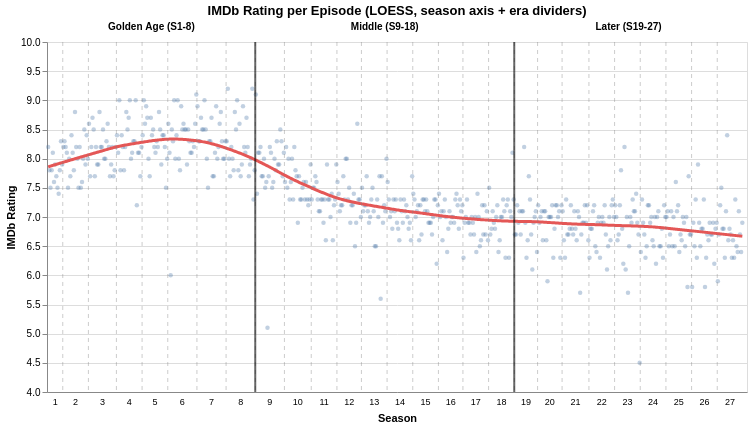

Notebook code cell kept with this figure:
### Code cell
# LOESS with season numbers on x-axis + era dividers + season lines
q1_era_s_dots = (
    alt.Chart(df)
    .mark_circle(size=20, opacity=0.35)
    .encode(
        x=alt.X(
            "number_in_series:Q",
            title="Season",
            axis=alt.Axis(grid=False, labels=False, ticks=False, titlePadding=20),
        ),
        y=alt.Y(
            "imdb_rating:Q",
            title="IMDb Rating",
            scale=alt.Scale(domain=[4, 10]),
        ),
        color=alt.value("#4c78a8"),
        tooltip=["title:N", "season:O", "number_in_season:O", "imdb_rating:Q"],
    )
)

q1_era_s_line = (
    alt.Chart(df)
    .transform_loess("number_in_series", "imdb_rating", bandwidth=0.2)
    .mark_line(color="#e45756", strokeWidth=3)
    .encode(
        x=alt.X("number_in_series:Q", axis=alt.Axis(grid=False)),
        y=alt.Y("imdb_rating:Q"),
    )
)

q1_era_s_xlabels = (
    alt.Chart(season_midpoints)
    .mark_text(fontSize=9, color="black")
    .encode(
        x=alt.X("mid:Q", axis=alt.Axis(grid=False)),
        y=alt.value(360),
        text="label:N",
    )
)

(
    q1_era_s_dots
    + q1_era_s_line
    + season_rules
    + era_rules
    + era_labels()
    + q1_era_s_xlabels
).properties(
    width=700,
    height=350,
    title="IMDb Rating per Episode (LOESS, season axis + era dividers)",
)

### Figure 1 — Vega-Lite specification as saved in the notebook (floating-point values rounded to 4 significant figures; data arrays with more than 128 entries replaced by an {"elided": "..."} marker saying what was removed)
{"config": {"view": {"continuousWidth": 300, "continuousHeight": 300}}, "layer": [{"mark": {"type": "circle", "opacity": 0.35, "size": 20}, "encoding": {"color": {"value": "#4c78a8"}, "tooltip": [{"field": "title", "type": "nominal"}, {"field": "season", "type": "ordinal"}, {"field": "number_in_season", "type": "ordinal"}, {"field": "imdb_rating", "type": "quantitative"}], "x": {"axis": {"grid": false, "labels": false, "ticks": false, "titlePadding": 20}, "field": "number_in_series", "title": "Season", "type": "quantitative"}, "y": {"field": "imdb_rating", "scale": {"domain": [4, 10]}, "title": "IMDb Rating", "type": "quantitative"}}}, {"mark": {"type": "line", "color": "#e45756", "strokeWidth": 3}, "encoding": {"x": {"axis": {"grid": false}, "field": "number_in_series", "type": "quantitative"}, "y": {"field": "imdb_rating", "type": "quantitative"}}, "transform": [{"loess": "imdb_rating", "on": "number_in_series", "bandwidth": 0.2}]}, {"data": {"name": "data-11e4a5cc3062299e357a44e0de0cd319"}, "mark": {"type": "rule", "color": "gray", "opacity": 0.4, "strokeDash": [4, 4]}, "encoding": {"x": {"axis": {"grid": false}, "field": "x", "type": "quantitative"}}}, {"data": {"name": "data-0238aba7c75e84e2351af6c9ee5fecaf"}, "mark": {"type": "rule", "color": "black", "opacity": 0.6, "strokeWidth": 2}, "encoding": {"x": {"axis": {"grid": false}, "field": "x", "type": "quantitative"}}}, {"data": {"name": "data-8b0eabc85b40235bb75410d6be4e97fd"}, "mark": {"type": "text", "color": "black", "fontSize": 10, "fontWeight": "bold"}, "encoding": {"text": {"field": "era", "type": "nominal"}, "x": {"axis": {"grid": false}, "field": "mid", "type": "quantitative"}, "y": {"value": -15}}}, {"data": {"name": "data-179abce399d7d3e972cc155cba2a1c96"}, "mark": {"type": "text", "color": "black", "fontSize": 9}, "encoding": {"text": {"field": "label", "type": "nominal"}, "x": {"axis": {"grid": false}, "field": "mid", "type": "quantitative"}, "y": {"value": 360}}}], "data": {"name": "data-3fd3522c7bf765e1dab06af1834e4208"}, "height": 350, "title": "IMDb Rating per Episode (LOESS, season axis + era dividers)", "width": 700, "$schema": "https://vega.github.io/schema/vega-lite/v6.1.0.json", "datasets": {"data-3fd3522c7bf765e1dab06af1834e4208": {"elided": "596 records"}, "data-11e4a5cc3062299e357a44e0de0cd319": [{"x": 13.5, "season_label": "1"}, {"x": 35.5, "season_label": "2"}, {"x": 59.5, "season_label": "3"}, {"x": 81.5, "season_label": "4"}, {"x": 103.5, "season_label": "5"}, {"x": 128.5, "season_label": "6"}, {"x": 153.5, "season_label": "7"}, {"x": 178.5, "season_label": "8"}, {"x": 203.5, "season_label": "9"}, {"x": 226.5, "season_label": "10"}, {"x": 248.5, "season_label": "11"}, {"x": 269.5, "season_label": "12"}, {"x": 291.5, "season_label": "13"}, {"x": 313.5, "season_label": "14"}, {"x": 335.5, "season_label": "15"}, {"x": 356.5, "season_label": "16"}, {"x": 378.5, "season_label": "17"}, {"x": 400.5, "season_label": "18"}, {"x": 420.5, "season_label": "19"}, {"x": 441.5, "season_label": "20"}, {"x": 464.5, "season_label": "21"}, {"x": 486.5, "season_label": "22"}, {"x": 508.5, "season_label": "23"}, {"x": 530.5, "season_label": "24"}, {"x": 552.5, "season_label": "25"}, {"x": 574.5, "season_label": "26"}], "data-0238aba7c75e84e2351af6c9ee5fecaf": [{"x": 178.5}, {"x": 400.5}], "data-8b0eabc85b40235bb75410d6be4e97fd": [{"era": "Golden Age (S1-8)", "min": 1, "max": 178, "mid": 89.5}, {"era": "Middle (S9-18)", "min": 179, "max": 400, "mid": 289.5}, {"era": "Later (S19-27)", "min": 401, "max": 596, "mid": 498.5}], "data-179abce399d7d3e972cc155cba2a1c96": [{"season": 1, "min": 1, "max": 13, "mid": 7.0, "label": "1"}, {"season": 2, "min": 14, "max": 35, "mid": 24.5, "label": "2"}, {"season": 3, "min": 36, "max": 59, "mid": 47.5, "label": "3"}, {"season": 4, "min": 60, "max": 81, "mid": 70.5, "label": "4"}, {"season": 5, "min": 82, "max": 103, "mid": 92.5, "label": "5"}, {"season": 6, "min": 104, "max": 128, "mid": 116.0, "label": "6"}, {"season": 7, "min": 129, "max": 153, "mid": 141.0, "label": "7"}, {"season": 8, "min": 154, "max": 178, "mid": 166.0, "label": "8"}, {"season": 9, "min": 179, "max": 203, "mid": 191.0, "label": "9"}, {"season": 10, "min": 204, "max": 226, "mid": 215.0, "label": "10"}, {"season": 11, "min": 227, "max": 248, "mid": 237.5, "label": "11"}, {"season": 12, "min": 249, "max": 269, "mid": 259.0, "label": "12"}, {"season": 13, "min": 270, "max": 291, "mid": 280.5, "label": "13"}, {"season": 14, "min": 292, "max": 313, "mid": 302.5, "label": "14"}, {"season": 15, "min": 314, "max": 335, "mid": 324.5, "label": "15"}, {"season": 16, "min": 336, "max": 356, "mid": 346.0, "label": "16"}, {"season": 17, "min": 357, "max": 378, "mid": 367.5, "label": "17"}, {"season": 18, "min": 379, "max": 400, "mid": 389.5, "label": "18"}, {"season": 19, "min": 401, "max": 420, "mid": 410.5, "label": "19"}, {"season": 20, "min": 421, "max": 441, "mid": 431.0, "label": "20"}, {"season": 21, "min": 442, "max": 464, "mid": 453.0, "label": "21"}, {"season": 22, "min": 465, "max": 486, "mid": 475.5, "label": "22"}, {"season": 23, "min": 487, "max": 508, "mid": 497.5, "label": "23"}, {"season": 24, "min": 509, "max": 530, "mid": 519.5, "label": "24"}, {"season": 25, "min": 531, "max": 552, "mid": 541.5, "label": "25"}, {"season": 26, "min": 553, "max": 574, "mid": 563.5, "label": "26"}, {"season": 27, "min": 575, "max": 596, "mid": 585.5, "label": "27"}]}}
